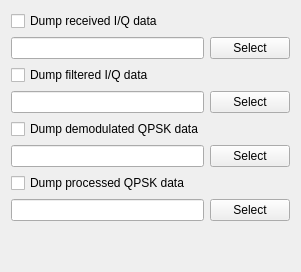
         <widget class="QWidget" name="DDTab">
          <attribute name="title">
           <string>Data dump</string>
          </attribute>
          <layout class="QGridLayout" name="gridLayout_7">
           <item row="5" column="1">
            <widget class="QPushButton" name="DDDemodFileBrowseBtn">
             <property name="text">
              <string>Select</string>
             </property>
            </widget>
           </item>
           <item row="3" column="1">
            <widget class="QPushButton" name="DDFiltFileBrowseBtn">
             <property name="text">
              <string>Select</string>
             </property>
            </widget>
           </item>
           <item row="2" column="0">
            <widget class="QCheckBox" name="DDFiltCB">
             <property name="text">
              <string>Dump filtered I/Q data</string>
             </property>
            </widget>
           </item>
           <item row="7" column="0">
            <widget class="QLineEdit" name="DDQPSKProcFilePath"/>
           </item>
           <item row="1" column="0">
            <widget class="QLineEdit" name="DDRcvFilePath"/>
           </item>
           <item row="0" column="0">
            <widget class="QCheckBox" name="DDRcvCB">
             <property name="text">
              <string>Dump received I/Q data</string>
             </property>
            </widget>
           </item>
           <item row="7" column="1">
            <widget class="QPushButton" name="DDQPSKProcFileBrowseBtn">
             <property name="text">
              <string>Select</string>
             </property>
            </widget>
           </item>
           <item row="1" column="1">
            <widget class="QPushButton" name="DDRcvFileBrowseBtn">
             <property name="text">
              <string>Select</string>
             </property>
            </widget>
           </item>
           <item row="5" column="0">
            <widget class="QLineEdit" name="DDDemodFilePath"/>
           </item>
           <item row="3" column="0">
            <widget class="QLineEdit" name="DDFiltFilePath"/>
           </item>
           <item row="6" column="0">
            <widget class="QCheckBox" name="DDQPSKProcCB">
             <property name="text">
              <string>Dump processed QPSK data</string>
             </property>
            </widget>
           </item>
           <item row="4" column="0">
            <widget class="QCheckBox" name="DDDemodCB">
             <property name="text">
              <string>Dump demodulated QPSK data</string>
             </property>
            </widget>
           </item>
           <item row="8" column="0" colspan="2">
            <spacer name="verticalSpacer_11">
             <property name="orientation">
              <enum>Qt::Vertical</enum>
             </property>
             <property name="sizeHint" stdset="0">
              <size>
               <width>20</width>
               <height>40</height>
              </size>
             </property>
            </spacer>
           </item>
          </layout>
         </widget>
